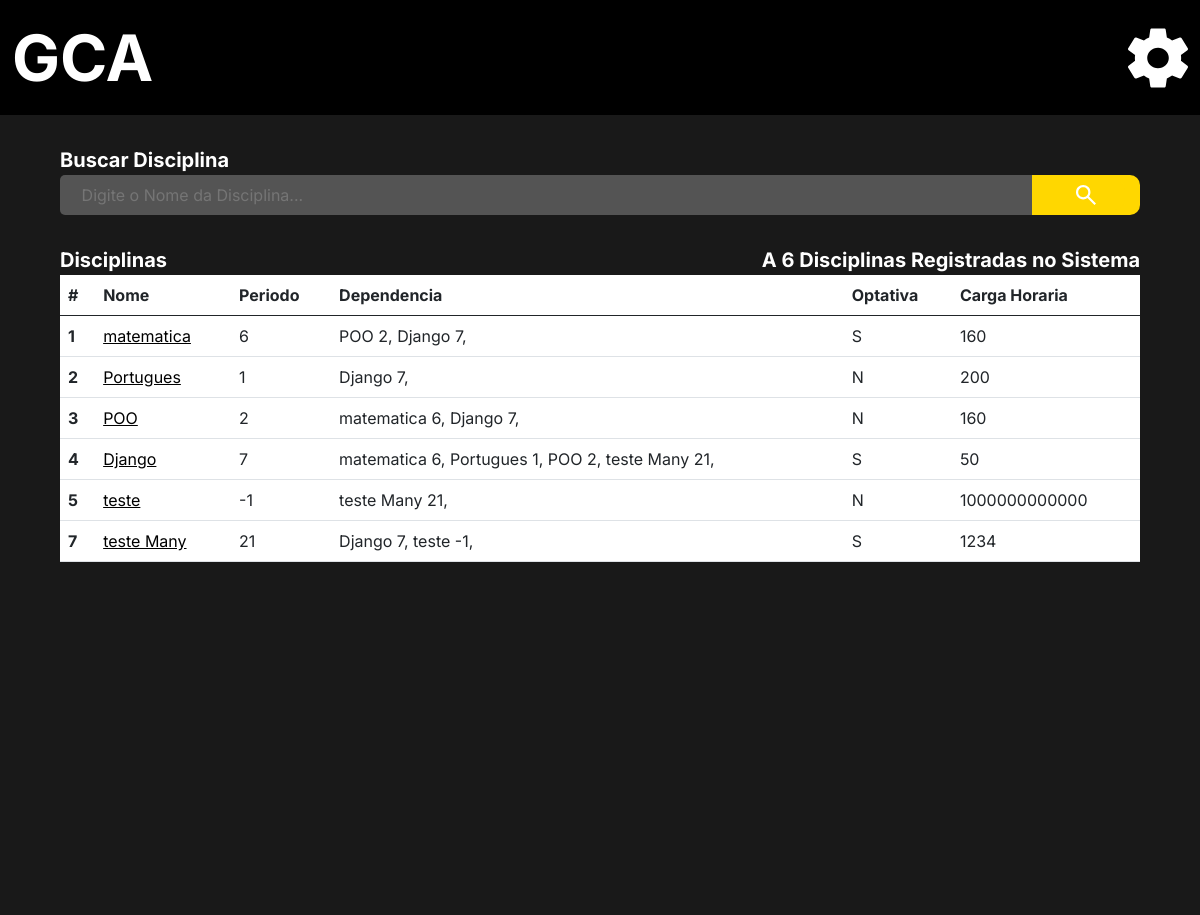
The app's page /adm/list_subjects/, older data.
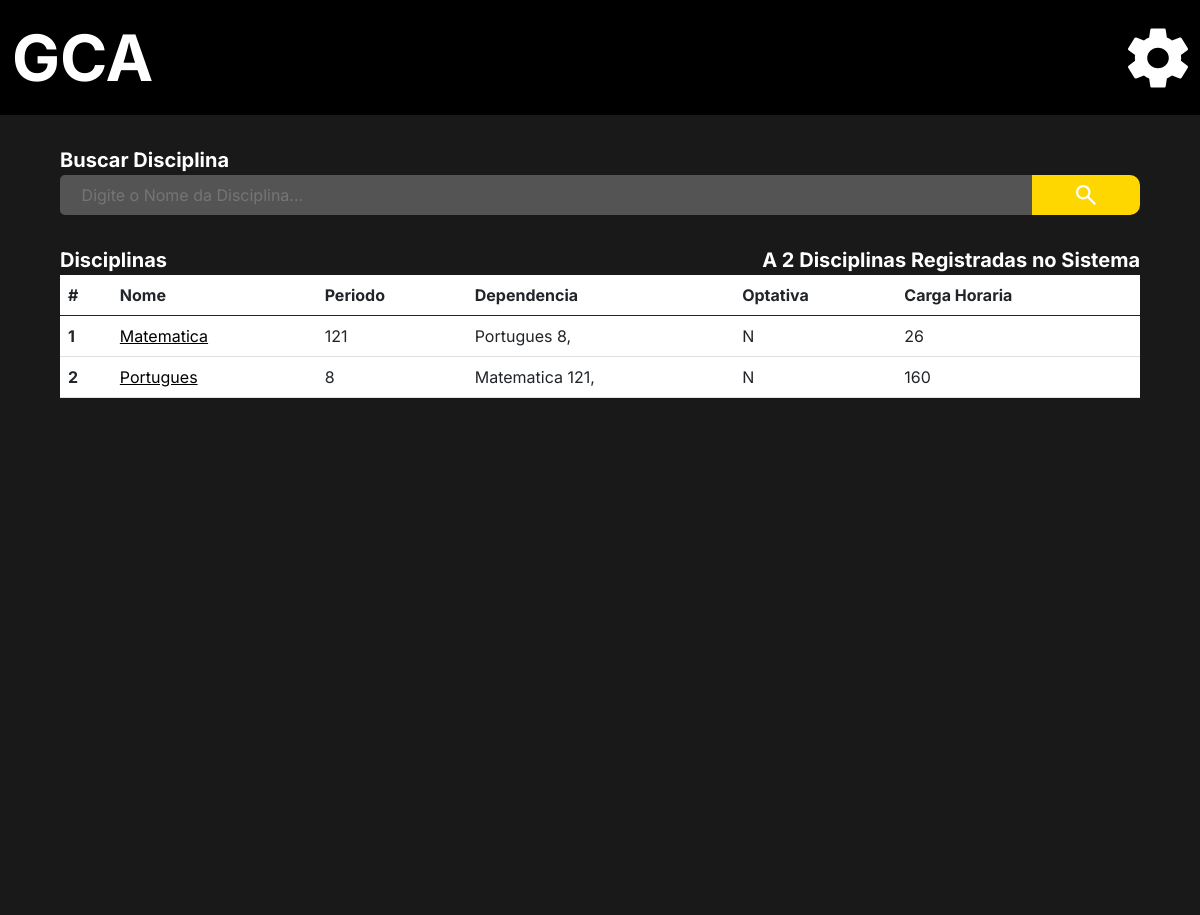
The same page, newer data.
### administrador/models.py (models this page shows)
class Disciplina (models.Model):
    OPTATIVA = (
        ("S", "Sim"),
        ("N", "Não"),
    )
    nome = models.CharField(("Nome da Disciplina"), max_length=150, null=False)
    perido = models.IntegerField(("Periodo da disciplina"))
    carga_horaria = models.IntegerField(("Carga Horaria"))
    optativa = models.CharField(("Opitativa"), choices=OPTATIVA, blank=False, null=False,max_length=20)
    dependencia = models.ManyToManyField("self", verbose_name=("Dependencias"), blank=True, default='Sem Dependencia')
    verbose_name = 'Disciplina'
    verbose_name_plural = 'Disciplinas'
    def __str__(self):
        return self.nome +' '+ str(self.perido)

### administrador/views.py (the view)
# urls.py: path('adm/list_subjects/',  lista_Disciplinas, name = 'lista_disciplinas'),
def lista_Disciplinas(request):
    lista_de_disciplinas = Disciplina.objects.all()
    len_disciplinas = len(Disciplina.objects.all())
    return render(request, 'disciplina_lista.html', {'disciplina' : lista_de_disciplinas,
                                                     'len': len_disciplinas})

### administrador/templates/disciplina_lista.html (shortened to what this page needs)
{% extends 'base.html' %}
{% load static %}
{% block import_title_css %}
    <link href="https://cdn.jsdelivr.net/npm/bootstrap@5.0.2/dist/css/bootstrap.min.css" rel="stylesheet">
    <link rel="stylesheet" href="{% static 'css/lista_cursos.css' %}">
{% endblock %}
{% block main %}
<div class="main">
    <div class="search_box">
        <form action=""  method="post">
            <div>
                <label for="search_box">Buscar Disciplina</label>
            </div>
            <div class="search_bar">
                <input type="text" id="search_box" name="search_box" placeholder="Digite o Nome da Disciplina...">
                <button class="enviar_botao" type="submit">
                    <img class="lupa" src="{% static 'icons/search_thing.svg' %}" alt="">
                </button>
            </div>
        </form>
    </div>
    <div class="center">
        <div class="two_lables">
            <div>
                <p class="label_title">Disciplinas</p>
                {% if len > 1 %}
                    <p class="label_title">A {{len}} Disciplinas Registradas no Sistema</p>
                {% elif len == 1  %}
                    <p class="label_title">A {{len}} Disciplina Registrada no Sistema</p>
                {% else %}
                    <p class="label_title">A {{len}} Disciplinas Registradas no Sistema</p>
                {% endif %}
            </div>
        </div>
    </div>
    <div class="center_2">
        <div class="list">
            <table class="table">
                <thead>
                  <tr>
                    <th scope="col">#</th>
                    <th scope="col">Nome</th>
                    <th scope="col">Periodo</th>
                    <th scope="col">Dependencia</th>
                    <th scope="col">Optativa</th>
                    <th scope="col">Carga Horaria</th>
                  </tr>
                </thead>
                <tbody>
                    {% for dados in disciplina %}
                        <tr>
                            <th scope="row"> {{dados.id}} </th>
                            <td><a class="name" href="{% url 'disciplina' dados.id %}">{{dados.nome}} </a></td>
                            <td>{{dados.perido}}</td>
                            <td>
                                {% for dependencias in dados.dependencia.all %}
                                {{dependencias}},
                                {% endfor %}
                            </td>
                            <td>{{dados.optativa}}</td>
                            <td>{{dados.carga_horaria}}</td>
                        </tr>
                    {% endfor %}
                </tbody>
              </table>
        </div>
    </div>
</div>
{% endblock %}

Row changes from the older to the newer data that the page shows:
removed Disciplina: nome+perido "POO 2", id "3", nome "POO", perido "2", optativa "N", carga_horaria "160", Disciplina (nome+perido "matematica 6")
removed Disciplina: nome+perido "Django 7", id "4", nome "Django", perido "7", optativa "S", carga_horaria "50", Disciplina (nome+perido "matematica 6"), Disciplina (nome+perido "Portugues 1")
removed Disciplina: nome+perido "teste Many 21", id "7", nome "teste Many", perido "21", optativa "S", carga_horaria "1234"
removed Disciplina: id "5", nome "teste", perido "-1", optativa "N", carga_horaria "1000000000000", nome+perido "teste -1"
now on one of the page's lists (row edited): Disciplina: nome+perido "Matematica 121"
changed Disciplina id 1: nome "matematica" → "Matematica"; perido "6" → "121"; optativa "S" → "N"; carga_horaria "160" → "26"
now on one of the page's lists (row edited): Disciplina: nome+perido "Portugues 8"
changed Disciplina "Portugues": perido "1" → "8"; carga_horaria "200" → "160"
Text that changed along with them:
{{ len }}: "6" → "2"
